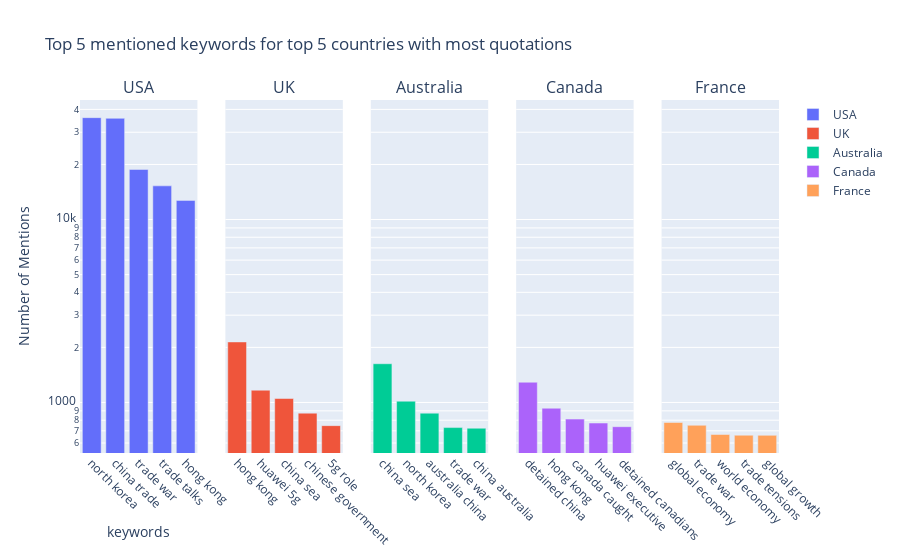

Notebook code for this chart:
### Code cell
from plotly.subplots import make_subplots
import plotly.graph_objects as go

fig = make_subplots(rows=1,
                    cols=5,
                    subplot_titles=("USA", "UK", "Australia", "Canada",
                                    "France"),
                    shared_yaxes=True)
i = 1
for x in top_5:
    df = df_nation_counts[df_nation_counts['nationality'] == x]
    fig.add_trace(go.Bar(y=df.counts, x=df.keyword, name=x), row=1, col=i)
    i += 1

fig.update_layout(
    title_text=
    "Top 5 mentioned keywords for top 5 countries with most quotations",
    xaxis_title='keywords',
    yaxis_title='Number of Mentions')
fig.update_yaxes(type="log")
fig.update_xaxes(tickangle=45)

fig.update_yaxes(type="log")

fig.show()
fig.write_html("keywords_countries.html")

### Figure 1 — Plotly figure (JSON) as saved in the notebook; plotly's stock layout.template omitted (floating-point values rounded to 4 significant figures)
{"data": [{"name": "USA", "type": "bar", "x": ["north korea", "china trade", "trade war", "trade talks", "hong kong"], "xaxis": "x", "y": [36053, 35752, 18778, 15277, 12725], "yaxis": "y"}, {"name": "UK", "type": "bar", "x": ["hong kong", "huawei 5g", "china sea", "chinese government", "5g role"], "xaxis": "x2", "y": [2142, 1167, 1051, 874, 747], "yaxis": "y2"}, {"name": "Australia", "type": "bar", "x": ["china sea", "north korea", "australia china", "trade war", "china australia"], "xaxis": "x3", "y": [1628, 1016, 874, 729, 723], "yaxis": "y3"}, {"name": "Canada", "type": "bar", "x": ["detained china", "hong kong", "canada caught", "huawei executive", "detained canadians"], "xaxis": "x4", "y": [1290, 930, 811, 772, 737], "yaxis": "y4"}, {"name": "France", "type": "bar", "x": ["global economy", "trade war", "world economy", "trade tensions", "global growth"], "xaxis": "x5", "y": [777, 750, 668, 662, 661], "yaxis": "y5"}], "layout": {"annotations": [{"font": {"size": 16}, "showarrow": false, "text": "USA", "x": 0.084, "xanchor": "center", "xref": "paper", "y": 1, "yanchor": "bottom", "yref": "paper"}, {"font": {"size": 16}, "showarrow": false, "text": "UK", "x": 0.292, "xanchor": "center", "xref": "paper", "y": 1, "yanchor": "bottom", "yref": "paper"}, {"font": {"size": 16}, "showarrow": false, "text": "Australia", "x": 0.5, "xanchor": "center", "xref": "paper", "y": 1, "yanchor": "bottom", "yref": "paper"}, {"font": {"size": 16}, "showarrow": false, "text": "Canada", "x": 0.708, "xanchor": "center", "xref": "paper", "y": 1, "yanchor": "bottom", "yref": "paper"}, {"font": {"size": 16}, "showarrow": false, "text": "France", "x": 0.916, "xanchor": "center", "xref": "paper", "y": 1, "yanchor": "bottom", "yref": "paper"}], "title": {"text": "Top 5 mentioned keywords for top 5 countries with most quotations"}, "xaxis": {"anchor": "y", "domain": [0, 0.168], "tickangle": 45, "title": {"text": "keywords"}}, "xaxis2": {"anchor": "y2", "domain": [0.208, 0.376], "tickangle": 45}, "xaxis3": {"anchor": "y3", "domain": [0.416, 0.584], "tickangle": 45}, "xaxis4": {"anchor": "y4", "domain": [0.624, 0.792], "tickangle": 45}, "xaxis5": {"anchor": "y5", "domain": [0.832, 1], "tickangle": 45}, "yaxis": {"anchor": "x", "domain": [0, 1], "title": {"text": "Number of Mentions"}, "type": "log"}, "yaxis2": {"anchor": "x2", "domain": [0, 1], "matches": "y", "showticklabels": false, "type": "log"}, "yaxis3": {"anchor": "x3", "domain": [0, 1], "matches": "y", "showticklabels": false, "type": "log"}, "yaxis4": {"anchor": "x4", "domain": [0, 1], "matches": "y", "showticklabels": false, "type": "log"}, "yaxis5": {"anchor": "x5", "domain": [0, 1], "matches": "y", "showticklabels": false, "type": "log"}}}
